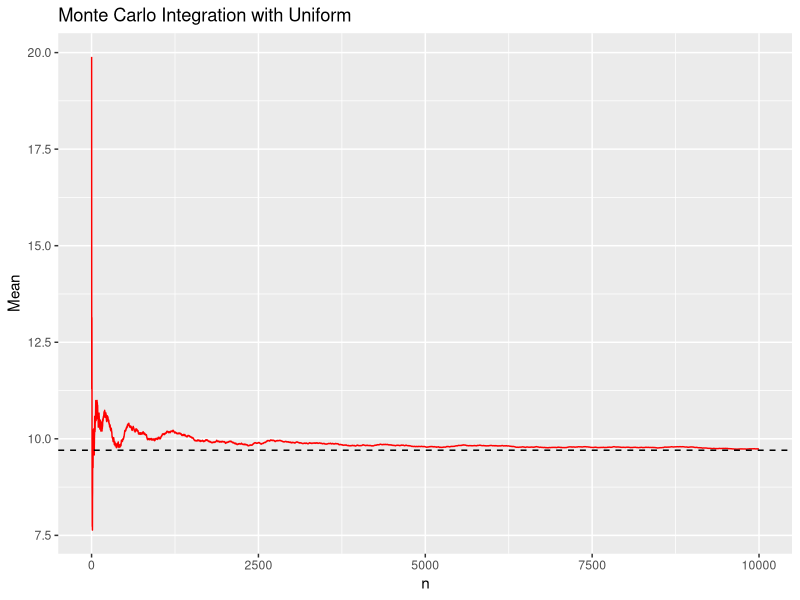
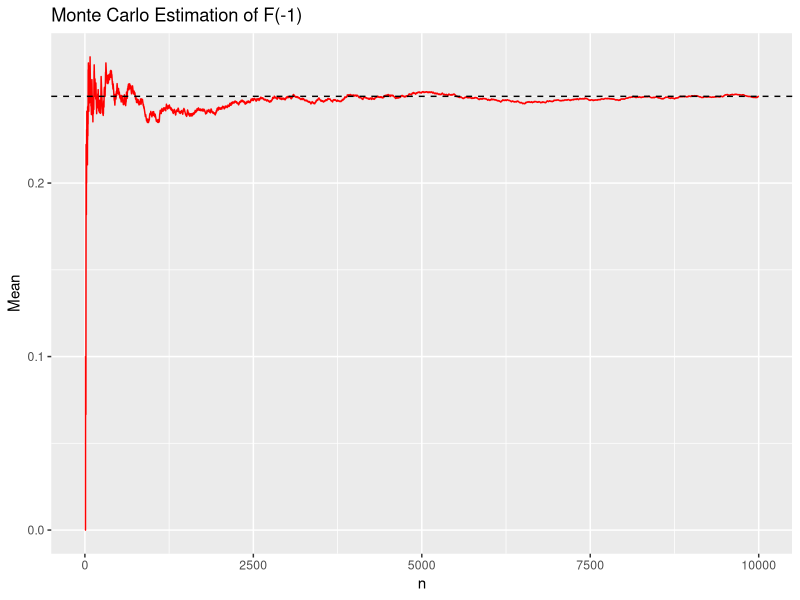
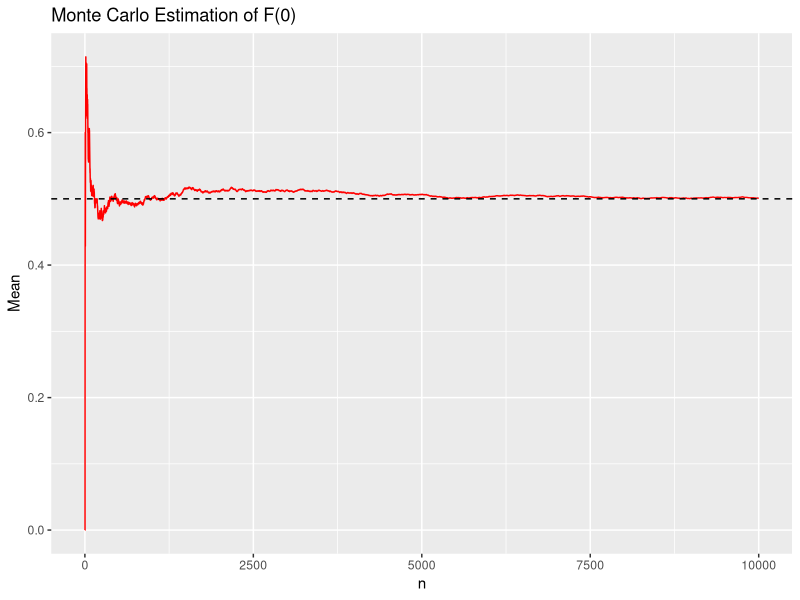
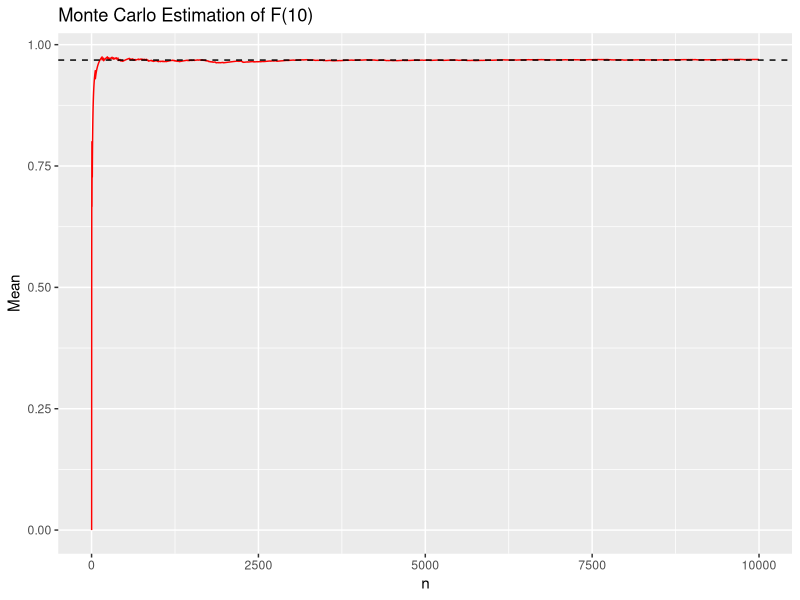
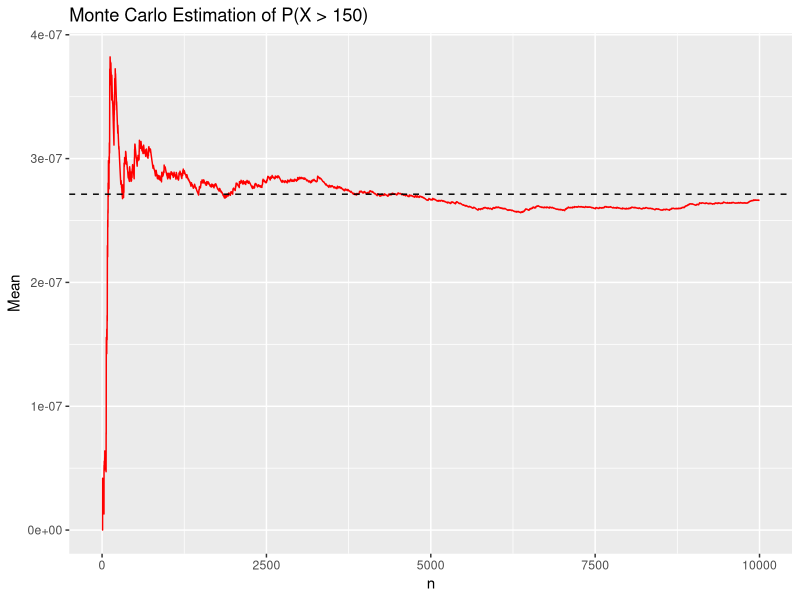

Reproduce these figures in R, in order.
# ~~~~~~~~~~~~~~~~~~~~~~~~~~~~~~~~~~~~~~~~~~~~~~~~~~~~~~~~~~~~~~~~~~~~~~~~~~~~~~
# Integral Estimation                                                       ----
# ~~~~~~~~~~~~~~~~~~~~~~~~~~~~~~~~~~~~~~~~~~~~~~~~~~~~~~~~~~~~~~~~~~~~~~~~~~~~~~
library(ggplot2)
## For all experiments, we use n = 1e4 as a sample size.
n <- 1e4
obs_num <- 1:n

# Estimation of the integral of h(x) = (cos(x) - sin(x)) ^ 2 over the (0, 10)
# interval.
h <- function(x) {
  (cos(x) - sin(x)) ^ 2
}
obs <- 10 * runif(n)
hbar <- 10 * cumsum(h(obs)) / obs_num
df <- data.frame(obs_num, obs, hbar)
real_value <- integrate(h, lower = 0, upper = 10)$value
ggplot(df, aes(obs_num, hbar))+
  geom_line(color = "red")+
  geom_hline(yintercept = real_value, linetype = "dashed")+
  labs(title = "Monte Carlo Integration with Uniform",
       x = "n", y = "Mean")
est <- hbar[n]
est # Final estimation of the integral
abserr <- abs(est - real_value)
abserr # Absolute error

# Estimation of the distribution function F(x) of the Cauchy(0, 1) distribution 
# for x = -1, 0, 10.
my_pcauchy <- function(x, pl = T) {
  h <- function(y) {
    as.numeric(y <= x)
  }
  obs <- rcauchy(n)
  hbar <- cumsum(h(obs)) / obs_num
  if (pl) {
    real_value <- pcauchy(x)
    df <- data.frame(obs_num, hbar)
    print(
      ggplot(df, aes(obs_num, hbar))+
        geom_line(color = "red")+
        geom_hline(yintercept = real_value, linetype = "dashed")+
        labs(title = paste0("Monte Carlo Estimation of F(", x, ")"), 
             x = "n", y = "Mean")
    )
  }
  hbar[n]
}
my_pcauchy(-1)
my_pcauchy(0)
my_pcauchy(10)

# Estimation of the probability P(X < Y) and the probability P(X + Y > 5), where
# X~Gamma(2, 1) and Y~Geom(0.4) are two independent random variables.
a <- 2 ; lambda <- 1 ; p <- .4
obs <- rgeom(n, p)
hbar1 <- mean(pgamma(obs, a, lambda))
hbar1 # P(X < Y)
hbar2 <- 1 - mean(pgamma(5 - obs, a, lambda))
hbar2 # P(X + Y > 5)

# Let X ~ LogNorm(0, 1).
# Calculation of the probability P(X > 150) using importance sampling,
# simulating from the Exponential distribution with scale = 100.
h <- function(y) {
  dlnorm(y) * as.numeric(y > 150) / dexp(y, rate = 1 / 100)
}
obs <- rexp(n, 1 / 100)
hbar <- cumsum(h(obs)) / obs_num
df <- data.frame(obs_num, hbar)
real_value <- plnorm(150, lower.tail = FALSE)
ggplot(df, aes(obs_num, hbar))+
  geom_line(color = "red")+
  geom_hline(yintercept = real_value, linetype = "dashed")+
  labs(title = "Monte Carlo Estimation of P(X > 150)",
       x = "n", y = "Mean")
hbar[n] # P(X > 150)
